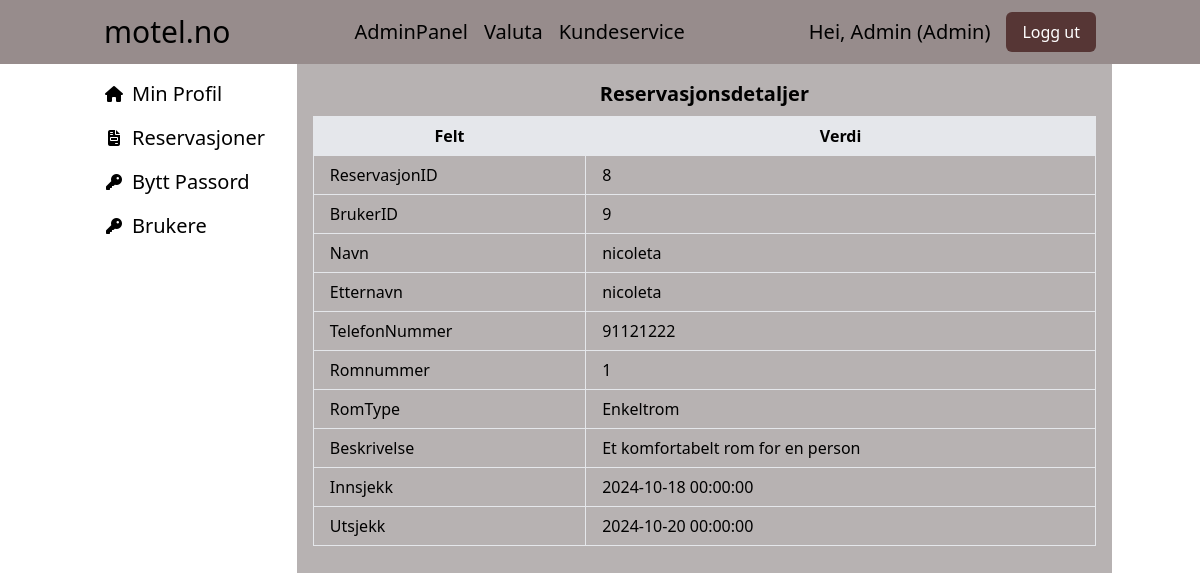
Screenshot of /Views/AdminPanel/ReservationDetails.php?ReservasjonID=8 (signed in) with the database file from the repository.
### tables this page shows
CREATE TABLE `Reservasjon` (
  `ReservasjonID` int(11) NOT NULL,
  `RomID` int(11) NOT NULL,
  `BrukerID` int(11) NOT NULL,
  `Innsjekk` datetime NOT NULL,
  `Utsjekk` datetime NOT NULL
);

CREATE TABLE `Bruker` (
  `BrukerID` int(11) NOT NULL AUTO_INCREMENT,
  `Navn` varchar(255) NOT NULL,
  `Etternavn` varchar(255) NOT NULL,
  `TlfNr` varchar(20) NOT NULL,
  `Email` varchar(255) NOT NULL,
  `Password` varchar(255) NOT NULL,
  `UserName` varchar(255) UNIQUE NOT NULL,
  `RolleID` int(11) NOT NULL,
  `FailedLoginAttempts` int(11) NOT NULL DEFAULT 0,
  `LastFailedLogin` TIMESTAMP NULL DEFAULT NULL,
  PRIMARY KEY (`BrukerID`)
);

CREATE TABLE `Romtype` (
  `RomtypeID` int(11) NOT NULL,
  `RomTypeNavn` varchar(50) NOT NULL,
  `RomKapsitet` int(11) NOT NULL,
  `Beskrivelse` varchar(1000) NOT NULL,
  `RoomTypeImage` varchar(255) DEFAULT NULL
);

### Includes/Components/ReservationDetails.php (the view, shortened to what this page needs)
<?php
include '../../Includes/config.php';
$reservasjonID = isset($_GET['ReservasjonID']) ? $_GET['ReservasjonID'] : '';
$sql = "
    SELECT r.ReservasjonID, r.BrukerID, r.RomID, r.Innsjekk, r.Utsjekk, rt.RomTypeNavn, rt.Beskrivelse, b.Navn, b.Etternavn, b.TlfNr
    FROM Reservasjon r
    JOIN RomID_RomType rid ON r.RomID = rid.RomID
    JOIN Romtype rt ON rid.RomtypeID = rt.RomtypeID
    JOIN Bruker b ON r.BrukerID = b.BrukerID
    WHERE r.ReservasjonID = ?
";
$stmt = $conn->prepare($sql);
$stmt->bind_param("i", $reservasjonID);
$stmt->execute();
$result = $stmt->get_result();
$reservation = $result->fetch_assoc();
?>
<html>
    <link rel="stylesheet" href="https://cdn.jsdelivr.net/npm/tailwindcss@2.2.19/dist/tailwind.min.css">
    <div class="reservations-section">
    <h2 class="text-xl text-center font-semibold pb-2">Reservasjonsdetaljer</h2>
    <?php if ($reservation): ?>
    <table class="table-auto w-full border-collapse">
        <thead>
            <tr class="bg-gray-200">
                <th class="border px-4 py-2">Felt</th>
                <th class="border px-4 py-2">Verdi</th>
            </tr>
        </thead>
        <tbody>
            <tr>
                <td class="border px-4 py-2">ReservasjonID</td>
                <td class="border px-4 py-2"><?php echo htmlspecialchars($reservation['ReservasjonID']); ?></td>
            </tr>
            <tr>
                <td class="border px-4 py-2">BrukerID</td>
                <td class="border px-4 py-2"><?php echo htmlspecialchars($reservation['BrukerID']); ?></td>  </tr>  <tr>
                <td class="border px-4 py-2">Navn</td>
                <td class="border px-4 py-2"><?php echo htmlspecialchars($reservation['Navn']); ?></td> </tr>  <tr>
                <td class="border px-4 py-2">Etternavn</td>
                <td class="border px-4 py-2"><?php echo htmlspecialchars($reservation['Etternavn']); ?></td>
            </tr>
            <tr>
                <td class="border px-4 py-2">TelefonNummer</td>
                <td class="border px-4 py-2"><?php echo htmlspecialchars($reservation['TlfNr']); ?></td>
            </tr>
            <tr>
                <td class="border px-4 py-2">Romnummer</td>
                <td class="border px-4 py-2"><?php echo htmlspecialchars($reservation['RomID']); ?></td>
            </tr>
            <tr>
                <td class="border px-4 py-2">RomType</td>
                <td class="border px-4 py-2"><?php echo htmlspecialchars($reservation['RomTypeNavn']); ?></td>
            </tr>
            <tr>
                <td class="border px-4 py-2">Beskrivelse</td>
                <td class="border px-4 py-2"><?php echo htmlspecialchars($reservation['Beskrivelse']); ?></td>
            </tr>
            <tr>
                <td class="border px-4 py-2">Innsjekk</td>
                <td class="border px-4 py-2"><?php echo htmlspecialchars($reservation['Innsjekk']); ?></td>
            </tr>
            <tr>
                <td class="border px-4 py-2">Utsjekk</td>
                <td class="border px-4 py-2"><?php echo htmlspecialchars($reservation['Utsjekk']); ?></td>
            </tr>
        </tbody>
    </table>
    <?php else: ?>
    <p class="text-center">Reservasjonen ble ikke funnet.</p>
    <?php endif; ?>
</div>
</html>

### Includes/Layout/Navbar.php (style rules this page uses)
html { overflow-y: scroll; }

### rows the page displays
reservasjon: ReservasjonID "8", BrukerID "9", BrukerID.Navn "nicoleta", BrukerID.Etternavn "nicoleta", BrukerID.TlfNr "91121222", RomID "1", romtype.RomTypeNavn "Enkeltrom", romtype.Beskrivelse "Et komfortabelt rom for en person", Innsjekk "2024-10-18 00:00:00", Utsjekk "2024-10-20 00:00:00"

### other values shown
$_SESSION['UserName'] "Admin"
